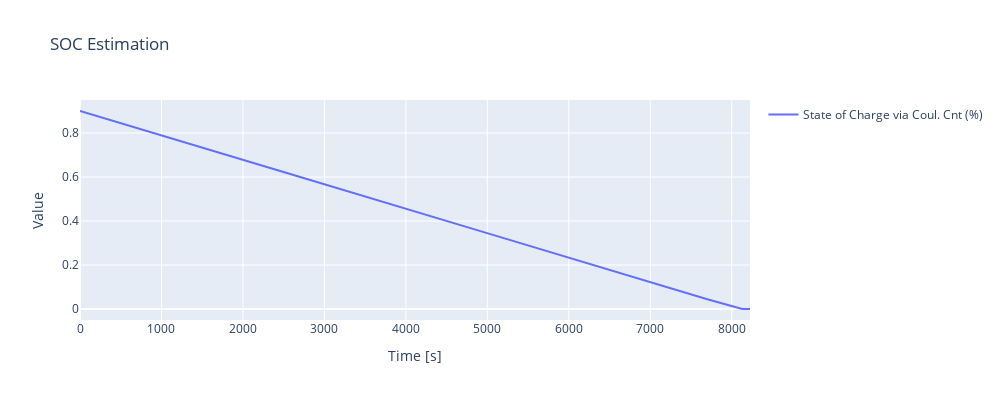

Write notebook code for a chart like this one.
### Code cell
soc_by_coulcnt = SOCEstimator.coulomb_counting()
create_single_fig_line_plot([soc_by_coulcnt], PyBAMM_DS.data.time, "SOC Estimation")

### Figure 1 — Plotly figure (JSON) as saved in the notebook; plotly's stock layout.template omitted (floating-point values rounded to 4 significant figures; data arrays with more than 128 entries replaced by an {"elided": "..."} marker saying what was removed)
{"data": [{"mode": "lines", "name": "State of Charge via Coul. Cnt (%)", "type": "scatter", "x": {"elided": "824 float values"}, "y": {"elided": "824 float values"}}], "layout": {"height": 400, "showlegend": true, "title": {"text": "SOC Estimation"}, "width": 1000, "xaxis": {"title": {"text": "Time [s]"}}, "yaxis": {"title": {"text": "Value"}}}}
